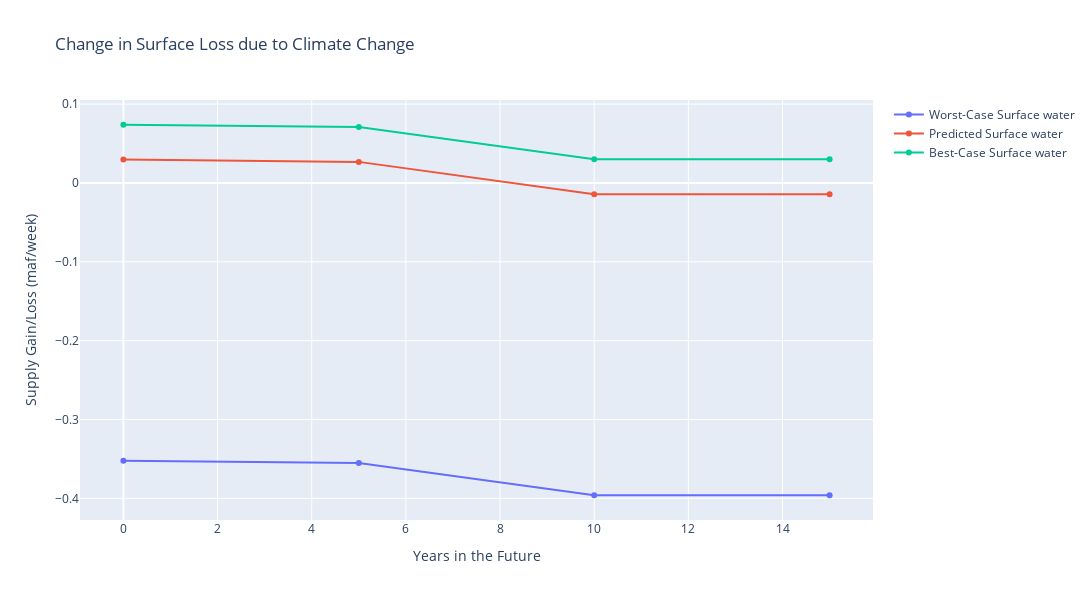

Notebook source saved alongside this figure:
### Code cell
fig = make_subplots(rows = 1, cols = 1)
fig.add_trace(go.Scatter(x=[0,5,10,15], y=[-0.3521870420345759,-0.3551671022034378,-0.39607203002140395,-0.39607203002140395], mode = "markers+lines", name = "Worst-Case Surface water"), row = 1, col = 1)
fig.add_trace(go.Scatter(x=[0,5,10,15], y=[0.029730129925049618,0.026750069756187673,-0.014154858061778413,-0.014154858061778413], mode = "markers+lines", name = "Predicted Surface water"), row = 1, col = 1)
fig.add_trace(go.Scatter(x=[0,5,10,15], y=[0.07384473825147621,0.07086467808261426,0.02995975026464817,0.02995975026464817], mode = "markers+lines", name = "Best-Case Surface water"), row = 1, col = 1)

#fig.add_trace(go.Scatter(x=months, y=y2p, mode = "markers", name = "Groundwater"), row = 1, col = 2)

fig.update_xaxes(title = "Years in the Future")
#fig.update_yaxes(title = "Gain (maf)", range = [-6, -3])
fig.update_layout(height=600, width=1200, title_text="Change in Surface Loss due to Climate Change")
fig.update_yaxes(title = "Supply Gain/Loss (maf/week)")

fig.show()

### Figure 1 — Plotly figure (JSON) as saved in the notebook; plotly's stock layout.template omitted (floating-point values rounded to 4 significant figures)
{"data": [{"mode": "markers+lines", "name": "Worst-Case Surface water", "type": "scatter", "x": [0, 5, 10, 15], "xaxis": "x", "y": [-0.3522, -0.3552, -0.3961, -0.3961], "yaxis": "y"}, {"mode": "markers+lines", "name": "Predicted Surface water", "type": "scatter", "x": [0, 5, 10, 15], "xaxis": "x", "y": [0.02973, 0.02675, -0.01415, -0.01415], "yaxis": "y"}, {"mode": "markers+lines", "name": "Best-Case Surface water", "type": "scatter", "x": [0, 5, 10, 15], "xaxis": "x", "y": [0.07384, 0.07086, 0.02996, 0.02996], "yaxis": "y"}], "layout": {"height": 600, "title": {"text": "Change in Surface Loss due to Climate Change"}, "width": 1200, "xaxis": {"anchor": "y", "domain": [0, 1], "title": {"text": "Years in the Future"}}, "yaxis": {"anchor": "x", "domain": [0, 1], "title": {"text": "Supply Gain/Loss (maf/week)"}}}}
